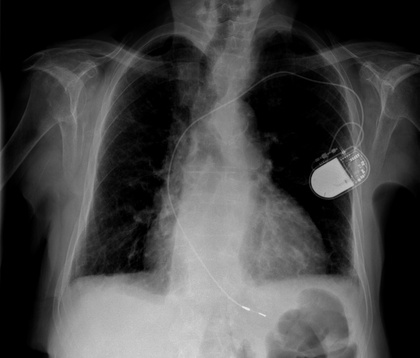
%> input picture class 3/sample.jpeg, 420 x 358 px, shrunk from 1024 x 872 before the run
$ octave powerlawtransformation.m   (GNU Octave 9; MATLAB toolbox functions it lacks are replaced by stand-ins)
%> lines starting %> are read from the running program, lines starting %| are printed output that depends on the picture; in (x1, y1, x2, y2) boxes, pixels count from 0 and x2, y2 are one past the last pixel; in counts of white or black regions, pixels touching at a corner belong together; the program's own positions count from 1
fprintf('please Select an image');
y=uigetfile('*.*');
%> the answer given: ../class 3/sample.jpeg
n=input('Please enter the value of gamma for Power law\n');
%> the answer given: 2
n=double(n);
j=imread(y);
%> j is the input picture: size 358x420x3 uint8; min 0, max 237, mean 69.9
i=rgb2gray(j);
[r,c]=size(i);
%> r = 358; c = 420
newimg=zeros(r,c);
for Rows =1:r
   for Columns=1:c
       newimg(Rows,Columns)=(double(i(Rows,Columns))^n)*255;
   end
end
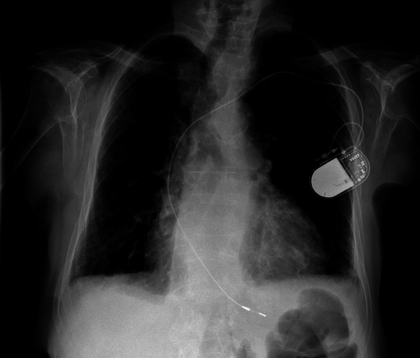
%> newimg: size 358x420 double; min 0, max 14323095, mean 2260610.6; drawn with min black and max white
subplot(1,2,1);imshow(i);title('Original Image');
subplot(1,2,2);imshow(newimg);title('gamma corrected image');
%> after `imshow(newimg)`:
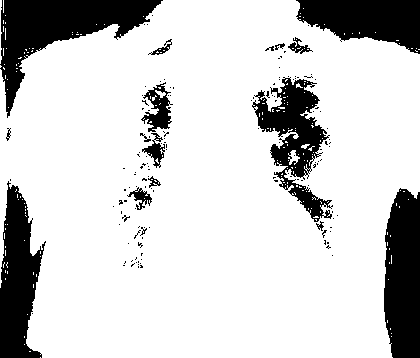
%> displayed picture: size 358x420, on the screen's scale of 0 to 255; 81.3% white; 143 black regions (125 under 20 px), largest, box (x1, y1, x2, y2) and area: (0, 0, 163, 118) 6713, (384, 188, 420, 358) 5371, (0, 181, 46, 358) 4960

$ run again, on class 3/hand-x-ray.jpg
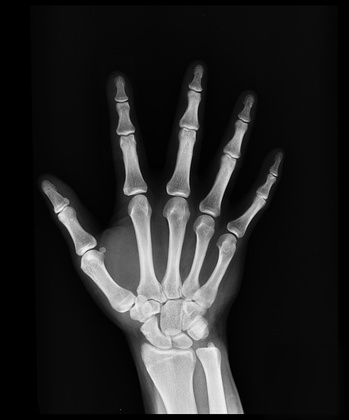
%> input picture class 3/hand-x-ray.jpg, 349 x 420 px, shrunk from 1597 x 1920 before the run
%> j is the input picture: size 420x349x3 uint8; min 0, max 247, mean 36.6
%> after the loop `for Rows =1:r`:
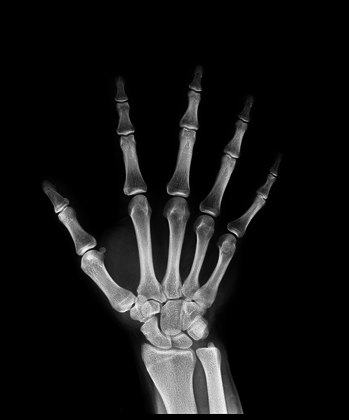
%> newimg: size 420x349 double; min 0, max 15557295, mean 1295014.5; drawn with min black and max white
%> `imshow(newimg)`:
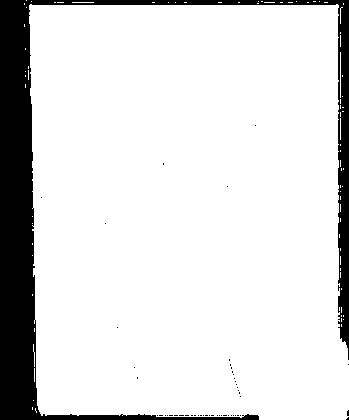
%> displayed picture: size 420x349, on the screen's scale of 0 to 255; 86.5% white; 50 black regions (49 under 20 px), largest, box (x1, y1, x2, y2) and area: (0, 0, 349, 420) 19709
